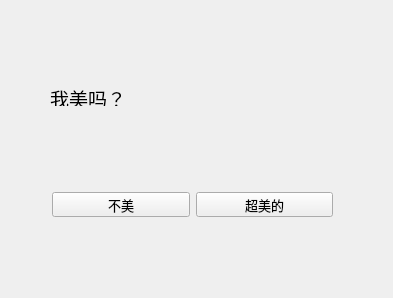
<?xml version="1.0" encoding="UTF-8"?>
<ui version="4.0">
 <class>Form</class>
 <widget class="QWidget" name="Form">
  <property name="geometry">
   <rect>
    <x>0</x>
    <y>0</y>
    <width>393</width>
    <height>298</height>
   </rect>
  </property>
  <property name="font">
   <font>
    <pointsize>10</pointsize>
   </font>
  </property>
  <property name="windowTitle">
   <string>Form</string>
  </property>
  <widget class="QLabel" name="label">
   <property name="geometry">
    <rect>
     <x>50</x>
     <y>90</y>
     <width>71</width>
     <height>16</height>
    </rect>
   </property>
   <property name="font">
    <font>
     <pointsize>14</pointsize>
    </font>
   </property>
   <property name="text">
    <string>我美吗？</string>
   </property>
  </widget>
  <widget class="QWidget" name="">
   <property name="geometry">
    <rect>
     <x>52</x>
     <y>192</y>
     <width>281</width>
     <height>25</height>
    </rect>
   </property>
   <layout class="QHBoxLayout" name="horizontalLayout">
    <item>
     <widget class="QPushButton" name="pushButton">
      <property name="toolTip">
       <string>不可能！</string>
      </property>
      <property name="text">
       <string>不美</string>
      </property>
     </widget>
    </item>
    <item>
     <widget class="QPushButton" name="pushButton_2">
      <property name="text">
       <string>超美的</string>
      </property>
     </widget>
    </item>
   </layout>
  </widget>
 </widget>
 <resources/>
 <connections/>
</ui>
